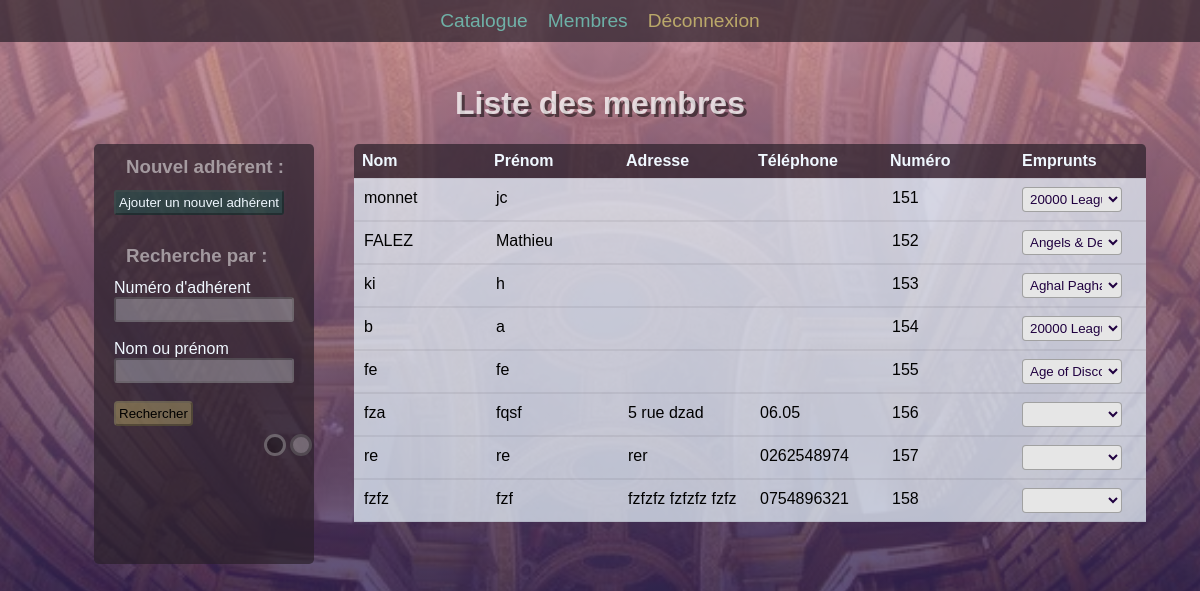
Page /index.php?action=membres (signed in) on the earlier database version.
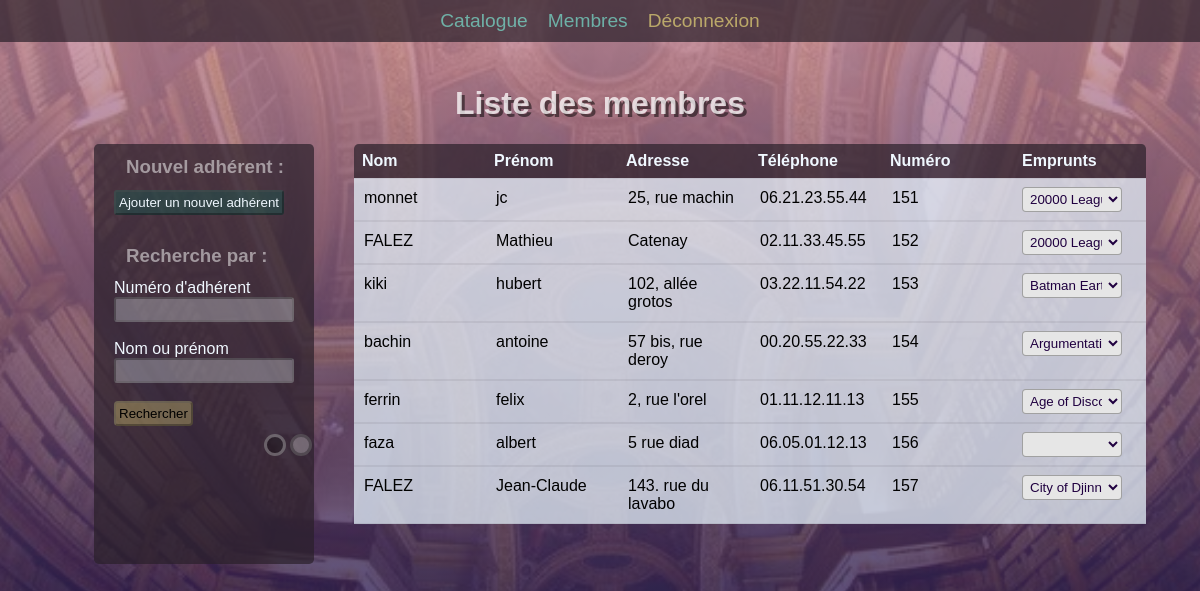
Same page on the later database version.
### tables this page shows
CREATE TABLE `customer` (
  `id_customer` int NOT NULL,
  `first_name` varchar(100) NOT NULL,
  `last_name` varchar(100) NOT NULL,
  `email` varchar(100) NOT NULL,
  `address` varchar(100) DEFAULT NULL,
  `phone` varchar(100) DEFAULT NULL
);

### src/controllers/HomeCustomer.php (called while the page is built)
<?php
require_once("../src/models/Customer.php");
require_once("../src/models/Loan.php");
class HomeCustomer
{
    public function customers()
    {
        $Customer = new Customer();
        $customers = $Customer->findCustomers();
        $Loan = new Loan();
        require("../templates/membres.php");
    }
}

### src/models/customer.php (called while the page is built, shortened)
<?php
class Customer
{
    public function findCustomers()
    {
        require('../src/pdo/PDO.php');
        $customersDB = $db->prepare("SELECT id_customer, first_name, last_name, email, address, phone FROM customer");
        $customersDB->execute();
        $customers = $customersDB->fetchAll();
        return $customers;
    }
}

### src/models/loan.php (called while the page is built, shortened)
<?php
class Loan
{
    public function findLoansByCustomerId($CustomerId){
        require('../src/pdo/PDO.php');
        $loansDB = $db -> prepare("SELECT l.id_loan, b.Title FROM loans l INNER JOIN books b ON l.id_book = b.id INNER JOIN customer c ON l.id_customer = c.id_customer  WHERE c.id_customer = :idCustomer ORDER BY l.id_loan DESC");
        $loansDB -> execute(['idCustomer' => $CustomerId]);
        $loans = $loansDB -> fetchAll();
        return $loans;
    }
}

### templates/membres.php (the view, shortened to what this page needs)
<h1>Liste des membres</h1>
<div class="pageContainer">
    <div class="filters">
        <div class="search">
            <h3>Nouvel adhérent :</h3>
            <a href="./index.php?action=creation_membre"><button class="btnAjouter">Ajouter un nouvel adhérent</button></a>
            <br><br>
            <h3>Recherche par :</h3>
            <label for="numAdherent">Numéro d'adhérent</label><br>
            <input type="text" name="numAdherent" class="inputEmprunteur">
            <br><br>
            <label for="nomAdherent">Nom ou prénom</label><br>
            <input type="text" name="nomAdherent" class="inputEmprunteur">
            <br><br>
            <button class="btnFiche">Rechercher</button>
            <div class="themeSelector">
                <div id="theme1"> </div>
                <div id="theme2"> </div>
            </div>
        </div>
    </div>
    <div class="catalogue">
        <div class="ligneCatalogue">
            <div class="colonneMembre">
                <strong>Nom</strong>
            </div>
            <div class="colonneMembre">
                <strong>Prénom</strong>
            </div>
            <div class="colonneMembre">
                <strong>Adresse</strong>
            </div>
            <div class="colonneMembre">
                <strong>Téléphone</strong>
            </div>
            <div class="colonneMembre">
                <strong>Numéro</strong>
            </div>
            <div class="colonneMembre">
                <strong>Emprunts</strong>
            </div>
        </div>
        <?php foreach ($customers as $key => $customer) : ?>
        <div class="ligneCatalogueB">
            <div class="colonneMembreB">
                <p class="booktitle"><?= $customer['last_name'] ?></p>
            </div>
            <div class="colonneMembreB">
                <p class="booktitle"><?= $customer['first_name'] ?></p>
            </div>
            <div class="colonneMembreB">
                <p class="booktitle"><?= $customer['address'] ?></p>
            </div>
            <div class="colonneMembreB">
                <p class="booktitle"><?= $customer['phone'] ?></p>
            </div>
            <div class="colonneMembreB">
                <p class="booktitle"><?= $customer['id_customer'] ?></p>
            </div>
            <div class="colonneMembreB">
                <select name="emprunts" class="selectEmpruntMembre" id="">
                <?php foreach ($Loan->findLoansByCustomerId($customer['id_customer']) as $key => $loan) : ?>
                    <option value="<?= $loan['id_loan'] ?>"><?= $loan['Title'] ?></option>
                <?php endforeach ?>
                </select>
            </div>
        </div>
        <?php endforeach ?>
    </div>
</div>
<?php $content = ob_get_clean(); ?>
<?php require("base.php");

### public/index.php (shortened to what this page needs)
<?php
require_once('../src/controllers/HomeCustomer.php');
try {
    if (isset($_GET['action']) && $_GET['action'] !== "") {
            if ($_GET["action"] == "fiche") {
                (new Fiche())->displayficheBook();
            }
            elseif ($_GET["action"] == "loan") {
                (new Fiche())->submitLoan();
            }
            elseif ($_GET["action"] == "returnLoan") {
                (new Fiche())->returnLoan();
            }
            elseif ($_GET["action"] == "submitlogin") {
                (new Login())->submitLogin();
            }
            elseif ($_GET["action"] == "logout") {
                (new Logout())->logout();
            }
            elseif ($_GET["action"] == "creation_membre") {
                (new CreationMembre)->displayForm();
            }
            elseif ($_GET["action"] == "submitCreation_membre") {
                (new CreationMembre)->creation();
            }
            elseif ($_GET["action"] == "membres") {
                (new HomeCustomer())->customers();
            }
            elseif ($_GET["action"] == "deleteBook") {
                (new Homepage())->deleteLoanedBook();
            }
            elseif ($_GET["action"] == "fichevierge") {
                (new CreationBook())->displayForm();
            }
            elseif ($_GET["action"] == "creationlivre") {
                (new CreationBook())->creation();
            }
    }
}
catch (Exception $e) {
    $errorMessage = $e->getMessage();
    echo($errorMessage);
}

### templates/base.php (shortened to what this page needs)
<!DOCTYPE html>
<html lang="fr">
<head>
    <link rel="stylesheet" href="style.css">
    <link rel="stylesheet" href="https://cdn.datatables.net/1.12.1/css/jquery.dataTables.min.css">
</head>
<body>
    <?php include('header.php') ?>
    <?= $content ?>
</body>
</html>

### templates/header.php
<nav>
    <ul>
        <?php if (isset($_SESSION['loggedUser'])) : ?>
        <li><a href="./">Catalogue</a></li>
        <li><a href="index.php?action=membres">Membres</a></li>
        <li><a href="/index.php?action=logout" class="selectedLink">Déconnexion</a></li>
        <?php endif ?>
    </ul>
</nav>

### public/style.css (style rules this page uses)
html { scroll-behavior: smooth; --color0: rgb(0, 0, 0); --color0b: rgb(240, 248, 255); --color0c: rgba(42, 32, 42, 0.7); --color1: hsla(169, 100%, 21%, 0.3); --color1Over: hsla(169, 100%, 21%, 0.8); --color2: hsla(328, 100%, 21%, 0.3); --color2Over: hsla(328, 100%, 21%, 0.8); --colorBg1: rgba(200, 140, 160, 0.8); --colorBg2: rgba(0, 0, 64, 0.8); --colorM1: hsla(169, 100%, 75%, 0.6); --colorM1Over: hsla(169, 100%, 75%, 0.9); --colorM2: hsla(53, 100%, 75%, 0.6); --colorM2Over: hsla(53, 100%, 75%, 0.9); }
body { padding: 0; margin: 0; display: flex; flex-flow: column; align-items: center; background-image: linear-gradient(var(--colorBg1), var(--colorBg2)), url("./img/fond_biblio.webp"); background-attachment: fixed; background-repeat: no-repeat; background-position: 50% 50%; background-size: cover; font-family: 'Gill Sans', 'Gill Sans MT', Calibri, 'Trebuchet MS', sans-serif; }
nav { background-color: var(--color0c); width: 100%; position: fixed; }
ul { list-style-type: none; margin: 0; padding: 0; display: flex; align-items: center; justify-content: center; }
li { margin: 10px; font-size: 1.2em; }
a { color: var(--colorM1); text-decoration: none; font-size: 1.0em; }
.selectedLink { color: var(--colorM2); text-decoration: none; font-size: 1.0em; }
h1 { text-shadow: rgba(0, 0, 0, 0.5) 3px 3px; color: rgba(255, 255, 255, 0.75); padding-top: 64px; }
.pageContainer { width: 100%; display: flex; justify-content: center; }
.filters { width: 25%; height: 64vh; display: flex; justify-content: center; overflow: hidden; }
.search { background-color: var(--color0c); width: 200px; height: 420px; border-radius: 0.3em; padding-left: 20px; position: fixed; color: var(--color0b); }
.search h3 { color: hsla(0, 0%, 100%, 0.5); margin: 12px; }
.themeSelector { width: 100%; padding-top: 6px; padding-right: 64px; display: flex; justify-content: flex-end; }
#theme1 { background-color: rgba(0, 0, 0, 0.3); border-color: rgba(255, 255, 255, 0.3); border-style: solid; width: 16px; height: 16px; border-radius: 50%; margin: 2px; }
#theme2 { background-color: rgba(255, 255, 255, 0.3); border-color: rgba(0, 0, 0, 0.3); border-style: solid; width: 16px; height: 16px; border-radius: 50%; margin: 2px; }
.catalogue { width: 66%; max-width: 800px; display: flex; flex-flow: column; overflow: hidden; border-radius: 0.3em; }
.ligneCatalogue { background-color: var(--color0c); width: 100%; display: flex; justify-content: space-between; }
.ligneCatalogueB { width: 100%; display: flex; justify-content: space-between; }
.booktitle { margin: 2px; }
.inputEmprunteur { background-color: hsla(200, 100%, 97%, 0.3); width: 85%; border-radius: 3px; padding: 3px; border-color: hsla(0, 0%, 0%, 0.3); }
.btnFiche { background-color: hsla(53, 100%, 75%, 0.3); border-radius: 0.3em; padding: 3px; border-color: hsla(0, 0%, 0%, 0.3); }
.btnAjouter { background-color: var(--color1); border-radius: 3px; padding: 3px; border-color: rgba(0, 0, 0, 0.3); color: var(--color0b); overflow: hidden; }
.selectEmpruntMembre { background-color: rgb(230, 230, 230); border-radius: 0.3em; padding: 3px; border-color: rgba(0, 0, 0, 0.3); color: rgb(32, 0, 64); width: 100px; }
.colonneMembre { width: 15%; padding: 8px; color: var(--color0b); overflow: hidden; }
.colonneMembreB { background-color: hsla(210, 67%, 94%, 0.75); width: 15%; padding: 8px; border-width: 1px; border-style: solid none; border-color: rgba(0, 0, 0, 0.06); overflow: hidden; }

Differences in the rows shown:
removed customer: last_name "fzfz", first_name "fzf", address "fzfzfz fzfzfz fzfz", phone "0754896321", id_customer "158"
changed customer "monnet": address (not shown) → "25, rue machin"; phone (not shown) → "06.21.23.55.44"
changed customer "Mathieu": address (not shown) → "Catenay"; phone (not shown) → "02.11.33.45.55"; emprunts "Angels & Demons" → "20000 Leagues Under the Sea"
changed customer id 153: last_name "ki" → "kiki"; first_name "h" → "hubert"; address (not shown) → "102, allée grotos"; phone (not shown) → "03.22.11.54.22"; emprunts "Aghal Paghal" → "Batman Earth One"
changed customer id 154: last_name "b" → "bachin"; first_name "a" → "antoine"; address (not shown) → "57 bis, rue deroy"; phone (not shown) → "00.20.55.22.33"; emprunts "20000 Leagues Under the Sea" → "Argumentative Indian, The"
changed customer id 155: last_name "fe" → "ferrin"; first_name "fe" → "felix"; address (not shown) → "2, rue l'orel"; phone (not shown) → "01.11.12.11.13"
changed customer id 156: last_name "fza" → "faza"; first_name "fqsf" → "albert"; address "5 rue dzad" → "5 rue diad"; phone "06.05" → "06.05.01.12.13"
changed customer id 157: last_name "re" → "FALEZ"; first_name "re" → "Jean-Claude"; address "rer" → "143. rue du lavabo"; phone "0262548974" → "06.11.51.30.54"; emprunts (not shown) → "City of Djinns"
